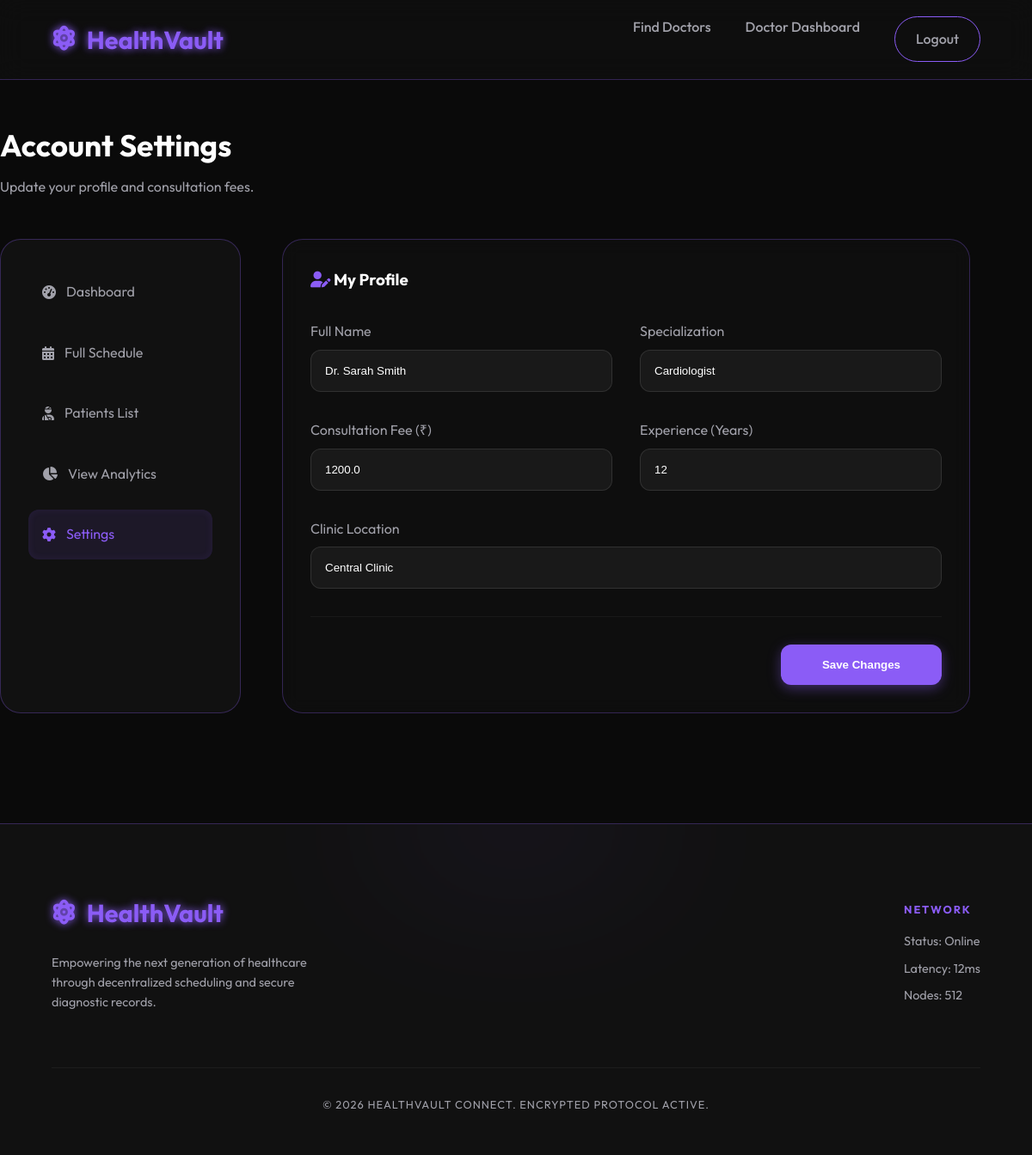
/doctor/settings (signed in), run on the app's committed database.
### backend/models.py (models this page shows)
class Doctor(db.Model):
    id = db.Column(db.Integer, primary_key=True)
    user_id = db.Column(db.Integer, db.ForeignKey('user.id'), nullable=False)
    name = db.Column(db.String(100), nullable=False)
    specialization = db.Column(db.String(100), nullable=False)
    fee = db.Column(db.Float, nullable=False)
    location = db.Column(db.String(100), nullable=False)
    experience = db.Column(db.Integer, nullable=False)
    rating = db.Column(db.Float, default=4.5)

### backend/app.py (the view, shortened to what this page needs)
@app.route('/doctor/settings', methods=['GET', 'POST'])
@login_required
def doctor_settings():
    if current_user.role != 'doctor':
        return redirect(url_for('index'))
    doctor = Doctor.query.filter_by(user_id=current_user.id).first()
    return render_template('doctor_settings.html', doctor=doctor)

### backend/app.py (called while the page is built)
@login_manager.user_loader
def load_user(user_id):
    return User.query.get(int(user_id))

### frontend/templates/doctor_settings.html
{% extends "layout.html" %}
{% block content %}
<div class="container" style="margin-top: 3rem;">
    <div style="display: flex; justify-content: space-between; align-items: flex-end; margin-bottom: 3rem;">
        <div>
            <h2 style="font-size: 2.2rem; margin-bottom: 0.5rem;">Account Settings</h2>
            <p style="color: var(--text-dim);">Update your profile and consultation fees.</p>
        </div>
    </div>
    <div class="dashboard-layout">
        <div class="sidebar">
            <a href="{{ url_for('doctor_dashboard') }}" class="sidebar-link"><i class="fas fa-tachometer-alt"></i> Dashboard</a>
            <a href="#" class="sidebar-link"><i class="fas fa-calendar-alt"></i> Full Schedule</a>
            <a href="{{ url_for('doctor_patients') }}" class="sidebar-link"><i class="fas fa-user-injured"></i> Patients List</a>
            <a href="{{ url_for('doctor_analytics') }}" class="sidebar-link"><i class="fas fa-chart-pie"></i> View Analytics</a>
            <a href="{{ url_for('doctor_settings') }}" class="sidebar-link active"><i class="fas fa-cog"></i> Settings</a>
        </div>
        <div class="main-content">
            <div class="card" style="max-width: 800px;">
                <h3 style="margin-bottom: 2rem;"><i class="fas fa-user-edit" style="color: var(--primary);"></i> My Profile</h3>
                <form method="POST">
                    <div style="display: grid; grid-template-columns: 1fr 1fr; gap: 2rem; margin-bottom: 2rem;">
                        <div class="form-group">
                            <label style="color: var(--text-dim); margin-bottom: 0.5rem; display: block;">Full Name</label>
                            <input type="text" name="name" class="form-control" value="{{ doctor.name }}" required>
                        </div>
                        <div class="form-group">
                            <label style="color: var(--text-dim); margin-bottom: 0.5rem; display: block;">Specialization</label>
                            <input type="text" name="specialization" class="form-control" value="{{ doctor.specialization }}" required>
                        </div>
                    </div>
                    <div style="display: grid; grid-template-columns: 1fr 1fr; gap: 2rem; margin-bottom: 2rem;">
                        <div class="form-group">
                            <label style="color: var(--text-dim); margin-bottom: 0.5rem; display: block;">Consultation Fee (₹)</label>
                            <input type="number" name="fee" class="form-control" value="{{ doctor.fee }}" required>
                        </div>
                        <div class="form-group">
                            <label style="color: var(--text-dim); margin-bottom: 0.5rem; display: block;">Experience (Years)</label>
                            <input type="number" name="experience" class="form-control" value="{{ doctor.experience }}" required>
                        </div>
                    </div>
                    <div class="form-group" style="margin-bottom: 2rem;">
                        <label style="color: var(--text-dim); margin-bottom: 0.5rem; display: block;">Clinic Location</label>
                        <input type="text" name="location" class="form-control" value="{{ doctor.location }}" required>
                    </div>
                    <div style="padding-top: 2rem; border-top: 1px solid rgba(255,255,255,0.05); text-align: right;">
                        <button type="submit" class="btn btn-primary" style="padding: 1rem 3rem;">Save Changes</button>
                    </div>
                </form>
            </div>
        </div>
    </div>
</div>
{% endblock %}

### frontend/static/css/style.css (style rules this page uses)
:root { --bg-deep: #0A0A0A; --bg-card: #111111; --primary: #8B5CF6; --primary-glow: #A855F7; --accent: #C084FC; --text-main: #FFFFFF; --text-dim: #A1A1AA; --glass: rgba(17, 17, 17, 0.7); --border-glow: rgba(139, 92, 246, 0.3); --shadow-purple: 0 0 20px rgba(139, 92, 246, 0.2); --shadow-glow: 0 0 15px rgba(168, 85, 247, 0.4); }
* { margin: 0; padding: 0; box-sizing: border-box; }
body { font-family: 'Outfit', sans-serif; background-color: var(--bg-deep); color: var(--text-main); line-height: 1.6; overflow-x: hidden; }
.btn { padding: 0.8rem 1.5rem; border-radius: 12px; font-weight: 600; cursor: pointer; transition: all 0.3s ease; border: none; text-decoration: none; display: inline-block; }
.btn-primary { background: var(--primary); color: #fff; box-shadow: 0 4px 15px rgba(139, 92, 246, 0.4); }
.card { background: var(--glass); backdrop-filter: blur(10px); border: 1px solid var(--border-glow); border-radius: 24px; padding: 2rem; transition: all 0.4s cubic-bezier(0.175, 0.885, 0.32, 1.275); animation: slideUp 0.6s ease forwards; }
.form-control { width: 100%; padding: 1rem; background: rgba(255, 255, 255, 0.05); border: 1px solid rgba(255, 255, 255, 0.1); border-radius: 12px; color: #fff; outline: none; transition: all 0.3s; }
.dashboard-layout { display: grid; grid-template-columns: 280px 1fr; gap: 3rem; margin-top: 3rem; }
.sidebar { background: var(--bg-card); border-radius: 24px; padding: 2rem; border: 1px solid var(--border-glow); }
.sidebar-link { display: flex; align-items: center; gap: 12px; padding: 1rem; color: var(--text-dim); text-decoration: none; border-radius: 12px; margin-bottom: 0.8rem; transition: all 0.3s; }
.sidebar-link.active, .sidebar-link:hover { background: rgba(139, 92, 246, 0.1); color: var(--primary); box-shadow: inset 0 0 10px rgba(139, 92, 246, 0.1); }

### data on the page
Doctor: name "Dr. Sarah Smith", specialization "Cardiologist", fee "1200.0", experience "12", location "Central Clinic"
